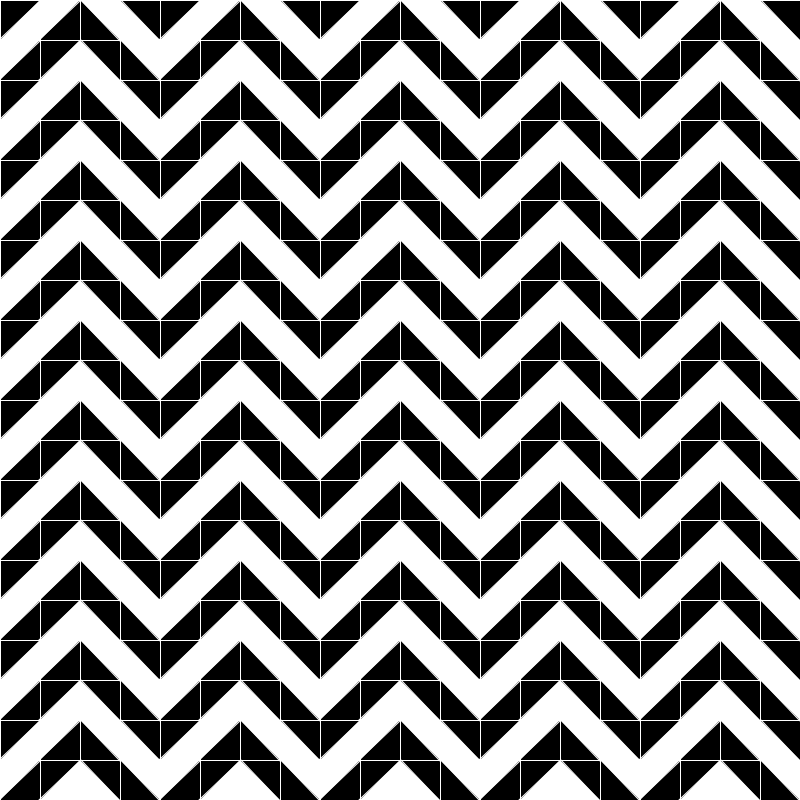
Frame 1 (no input)
Frame 60 (the mouse pressed at the canvas centre just before this capture): identical to frame 1, image omitted
Frame 120 (the mouse held since frame 60 and released just before this capture): identical to frame 1, image omitted

The Processing sketch that drew this single still picture (run headless with seeded random() and noise(); from frame 60 on, the mouse is pressed at the canvas centre):

// Processing sketch: truchet_tiling_2
// ── truchet_tiling_2.pde
//truchet tiling 1

float rW = 40;
float rH = 40;
float[] patternA = {0.5,1,0.25,0.75};
float[] patternB = {1,0.5,0.75,0.25};


void setup(){
  size(800,800);
  background(0);
  noFill();
  
  stroke(255);
  
    for(int j=0;j<height/rH;j++){
      int t = 0;
      float[] targetPattern= patternA;
      
     //check to see if row is even or odd
      if(j%2 !=0){
        targetPattern = patternB;
      }
      
     for(int i=0;i<width/rW;i++){
      float v = targetPattern[t];
      float r = toQuadrant(v);
      println(v,degrees(r),i);
      drawSeed(i*rW,j*rH,r);
      t++;
      if(t>targetPattern.length-1){
        t = 0;
      }

    }
  }
}

void draw(){
  
}

float toQuadrant(float v){
  if(v <=0.25){
    return 2*PI*0.25;
  }
  else if(v >0.25 && v<=0.5){
    return  2*PI*0.5;
  }
  else if(v >0.5 && v<=0.75){
    return  2*PI*0.75;
  }
  else{
     return 2*PI;
  }
}

void drawSeed(float x, float y,float r){
  pushMatrix();
   translate(x+rW/2,y+rH/2);
   rotate(r);
   noFill();
   rectMode(CENTER);
   rect(0,0,rW,rH); 
   fill(255);
   triangle(-rW/2,-rH/2,rW/2,-rH/2,-rW/2,rH/2);
 popMatrix();
  
}
